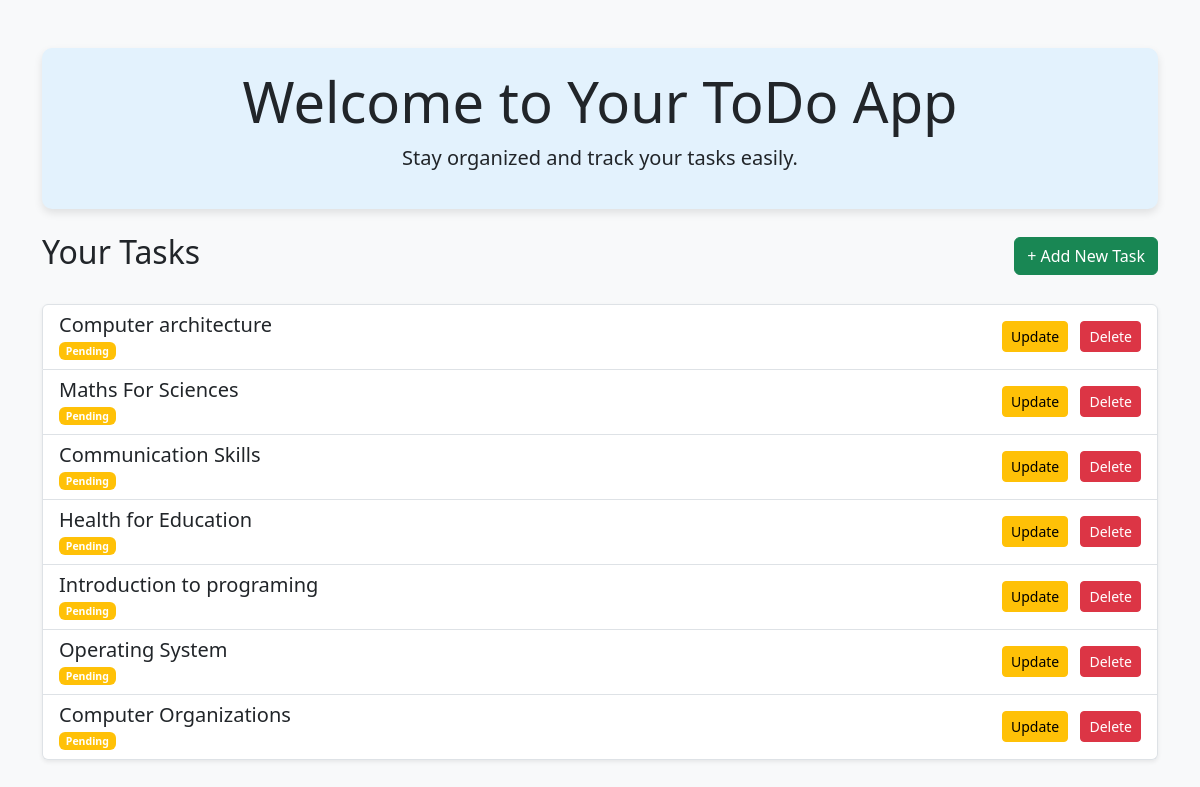
The page /accounts/todo/ on the database its author committed.
### todo/models.py (models this page shows, shortened)
class Task(models.Model):
    title = models.CharField(max_length=100)
    completed = models.BooleanField(default=False)

### todo/views.py (the view)
# urls.py: path('todo/', task_list, name='todoapp')
def task_list(request):
    task = Task.objects.all()
    return render(request, 'todo/task_list.html', {'tasks':task})

### todo/templates/todo/task_list.html (shortened to what this page needs)
<!DOCTYPE html>
<html lang="en">
<head>
    <link href="https://cdn.jsdelivr.net/npm/bootstrap@5.3.3/dist/css/bootstrap.min.css" rel="stylesheet">
</head>
<body>
    <div class="container mt-5">
        <div class="welcome-section text-center mb-4">
            <h1 class="display-4">Welcome to Your ToDo App</h1>
            <p class="lead">Stay organized and track your tasks easily.</p>
        </div>
        <div class="d-flex justify-content-between align-items-center mb-4">
            <h2>Your Tasks</h2>
            <a href="{% url 'task_create' %}" class="btn btn-success">+ Add New Task</a>
        </div>
        <ul class="list-group shadow-sm">
            {% for task in tasks %}
            <li class="list-group-item d-flex justify-content-between align-items-center">
                <div>
                    <h5 class="mb-0">{{ task.title }}</h5>
                    <small class="text-muted">
                        {% if task.completed %}
                        <span class="badge bg-success">Completed</span>
                        {% else %}
                        <span class="badge bg-warning">Pending</span>
                        {% endif %}
                    </small>
                </div>
                <div>
                    <a href="{% url 'task_update' task.pk %}" class="btn btn-sm btn-warning me-2">Update</a>
                    <a href="{% url 'task_delete' task.pk %}" class="btn btn-sm btn-danger">Delete</a>
                </div>
            </li>
            {% endfor %}
        </ul>
    </div>
</body>
</html>

### todo/templates/todo/task_list.html (style rules this page uses)
body { background-color: #f8f9fa; }
.welcome-section { background-color: #e3f2fd; border-radius: 10px; padding: 20px; box-shadow: 0 4px 8px rgba(0, 0, 0, 0.1); }
.list-group-item { background-color: #ffffff; border: 1px solid #dee2e6; }

### rows shown on the page
Task: title "Computer architecture", completed "Pending"
Task: title "Maths For Sciences", completed "Pending"
Task: title "Communication Skills", completed "Pending"
Task: title "Health for Education", completed "Pending"
Task: title "Introduction to programing", completed "Pending"
Task: title "Operating System", completed "Pending"
Task: title "Computer Organizations", completed "Pending"
